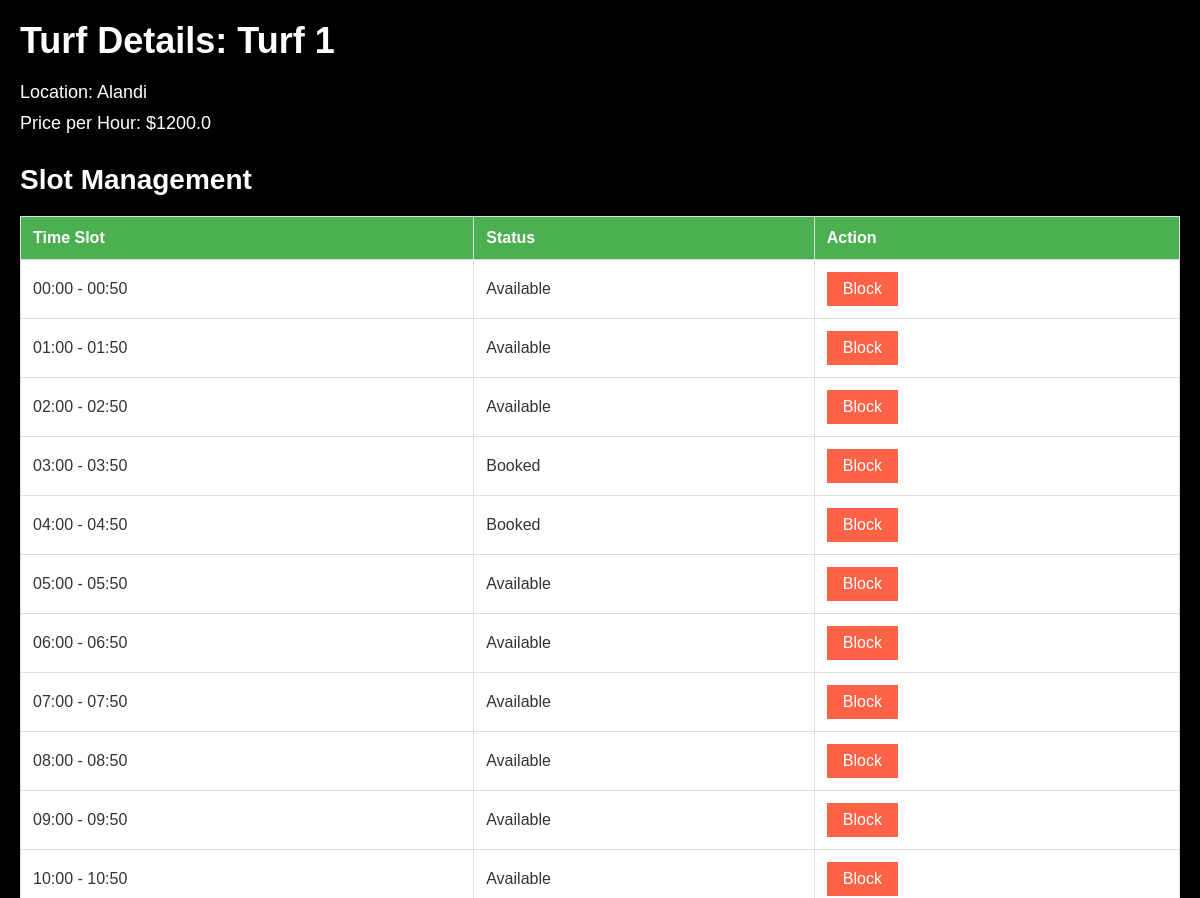
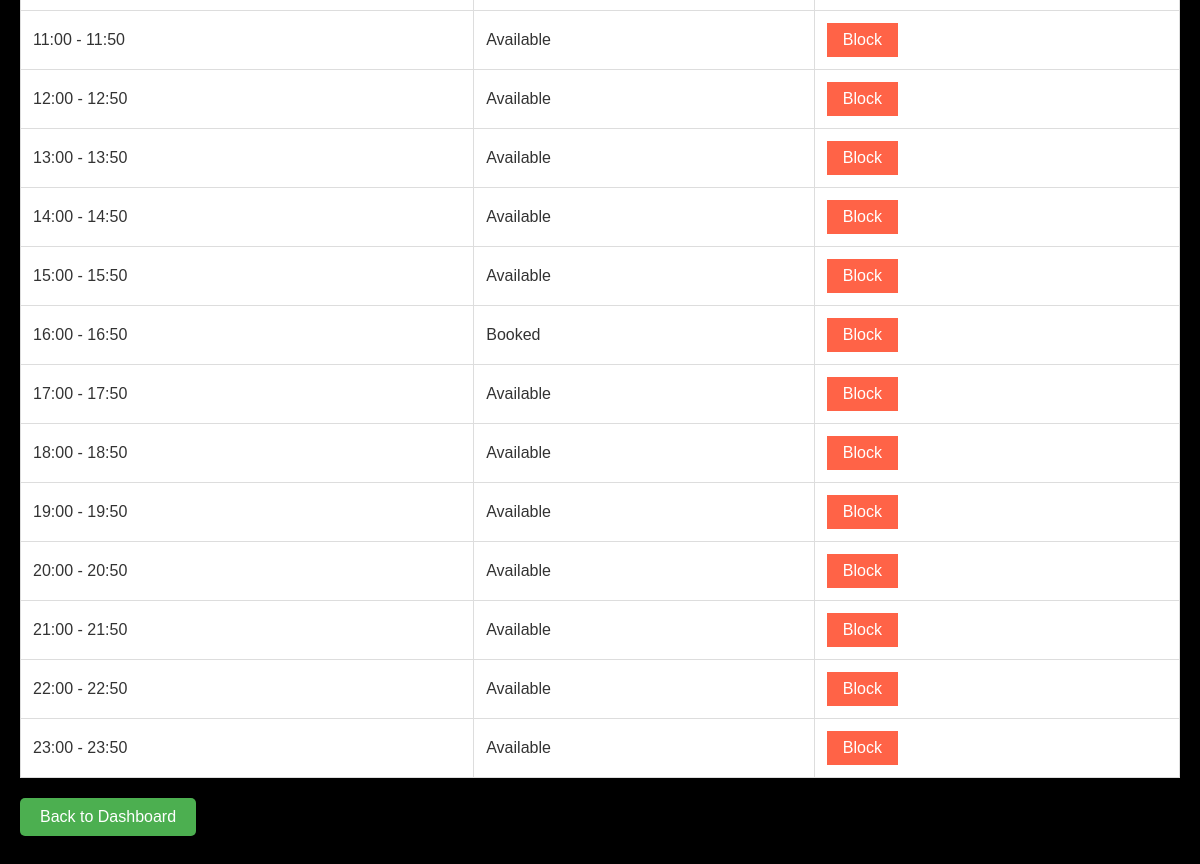
/owner_dashboard/turf/1 (signed in), run on the app's committed database (2 pictures, top to bottom).
### models.py (models this page shows, shortened)
class Turf(db.Model):
    id = db.Column(db.Integer, primary_key=True)
    name = db.Column(db.String(100), nullable=False)
    location = db.Column(db.String(100), nullable=False)
    price_per_hour = db.Column(db.Float, nullable=False)
    description = db.Column(db.Text, nullable=True)
    owner_id = db.Column(db.Integer, db.ForeignKey('user.id'), nullable=False)
    slots = db.relationship('Slot', back_populates='turf', lazy=True, cascade="all, delete-orphan")

class Slot(db.Model):
    id = db.Column(db.Integer, primary_key=True)
    turf_id = db.Column(db.Integer, db.ForeignKey('turf.id'), nullable=False)
    start_time = db.Column(db.String(20), nullable=False)
    is_blocked = db.Column(db.Boolean, default=False)
    is_booked = db.Column(db.Boolean, default=False)
    turf = db.relationship('Turf', back_populates='slots')

### app.py (the view, shortened to what this page needs)
@app.route('/owner_dashboard/turf/<int:turf_id>', methods=['GET', 'POST'])
@login_required
def turf_details(turf_id):
    turf = Turf.query.get(turf_id)
    if not turf or turf.owner_id != session['user_id']:
        flash("Unauthorized access.", "danger")
        return redirect(url_for('owner_dashboard'))
    slots = Slot.query.filter_by(turf_id=turf_id).order_by(Slot.start_time).all()
    return render_template('turf_details.html', turf=turf, slots=slots)

### app.py (called while the page is built)
def login_required(f):
    @wraps(f)
    def decorated_function(*args, **kwargs):
        if 'user_id' not in session:
            flash("You need to log in first!", "danger")
            return redirect(url_for('login'))
        return f(*args, **kwargs)
    return decorated_function

@app.before_request
def page_last_visited():
    excluded_routes = ['login', 'logout', 'static', 'register']
    if request.endpoint not in excluded_routes and request.method == 'GET':
        session['page_last_visited_url'] = request.path

### templates/turf_details.html (shortened to what this page needs)
<!DOCTYPE html>
<html lang="en">
<head>
</head>
<body>
    <h1>Turf Details: {{ turf.name }}</h1>
    <p>Location: {{ turf.location }}</p>
    <p>Price per Hour: ${{ turf.price_per_hour }}</p>
    <h2>Slot Management</h2>
    <table>
        <thead>
            <tr>
                <th>Time Slot</th>
                <th>Status</th>
                <th>Action</th>
            </tr>
        </thead>
        <tbody>
            {% for slot in slots %}
            <tr>
                <td>{{ slot.start_time }}</td>
                <td>
                    {% if slot.is_blocked %}
                        Blocked
                    {% elif slot.is_booked %}
                        Booked
                    {% else %}
                        Available
                    {% endif %}
                </td>
                <td>
                    <form method="POST" style="display:inline;">
                        {% if slot.is_blocked %}
                            <button type="submit" name="action" value="unblock">Unblock</button>
                        {% else %}
                            <button type="submit" name="action" value="block">Block</button>
                        {% endif %}
                    </form>
                </td>
            </tr>
            {% endfor %}
        </tbody>
    </table>
    <p><a href="{{ url_for('owner_dashboard') }}">Back to Dashboard</a></p>
</body>
</html>

### templates/turf_details.html (style rules this page uses)
* { margin: 0; padding: 0; box-sizing: border-box; }
body { font-family: 'Arial', sans-serif; background-color: #000000; color: #333; padding: 20px; }
h1 { font-size: 36px; color: #ffffff; margin-bottom: 20px; }
h2 { font-size: 28px; color: #ffffff; margin-top: 30px; margin-bottom: 15px; }
p { font-size: 18px; color: #ffffff; margin-bottom: 10px; }
table { width: 100%; border-collapse: collapse; margin-top: 20px; }
th, td { padding: 12px; text-align: left; border: 1px solid #ddd; }
th { background-color: #4CAF50; color: white; }
td { background-color: #fff; }
button { padding: 8px 16px; font-size: 16px; border: none; cursor: pointer; transition: background-color 0.3s ease; }
button[type="submit"][name="action"][value="block"] { background-color: #FF6347; color: white; }
a { text-decoration: none; color: #007BFF; font-size: 16px; }
p a { display: inline-block; margin-top: 20px; padding: 10px 20px; background-color: #4CAF50; color: white; border-radius: 5px; font-size: 16px; text-align: center; transition: background-color 0.3s ease; }

### data on the page
Turf: name "Turf 1", location "Alandi", price_per_hour "1200.0"
Slot: start_time "00:00 - 00:50", is_blocked "Available"
Slot: start_time "01:00 - 01:50", is_blocked "Available"
Slot: start_time "02:00 - 02:50", is_blocked "Available"
Slot: start_time "03:00 - 03:50", is_blocked "Booked"
Slot: start_time "04:00 - 04:50", is_blocked "Booked"
Slot: start_time "05:00 - 05:50", is_blocked "Available"
Slot: start_time "06:00 - 06:50", is_blocked "Available"
Slot: start_time "07:00 - 07:50", is_blocked "Available"
Slot: start_time "08:00 - 08:50", is_blocked "Available"
Slot: start_time "09:00 - 09:50", is_blocked "Available"
Slot: start_time "10:00 - 10:50", is_blocked "Available"
Slot: start_time "11:00 - 11:50", is_blocked "Available"
Slot: start_time "12:00 - 12:50", is_blocked "Available"
Slot: start_time "13:00 - 13:50", is_blocked "Available"
Slot: start_time "14:00 - 14:50", is_blocked "Available"
Slot: start_time "15:00 - 15:50", is_blocked "Available"
Slot: start_time "16:00 - 16:50", is_blocked "Booked"
Slot: start_time "17:00 - 17:50", is_blocked "Available"
Slot: start_time "18:00 - 18:50", is_blocked "Available"
Slot: start_time "19:00 - 19:50", is_blocked "Available"
Slot: start_time "20:00 - 20:50", is_blocked "Available"
Slot: start_time "21:00 - 21:50", is_blocked "Available"
Slot: start_time "22:00 - 22:50", is_blocked "Available"
Slot: start_time "23:00 - 23:50", is_blocked "Available"
